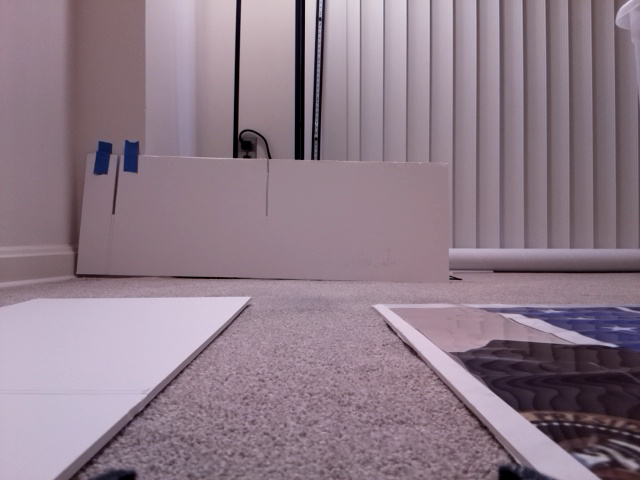
#> input picture final_challenge/cone.jpg, 640 x 480 px
$ python cone.py
#> lines starting #> are read from the running program, lines starting #| are printed output that depends on the picture; after the words box and inside, x2 and y2 are one past the last pixel; in counts of white or black regions, pixels touching at a corner belong together
import cv2
import numpy as np

# Load the image
image = cv2.imread("cone.jpg")
#> image is the input picture: shape (480, 640, 3); mean B, G, R 136.5, 123.8, 142.4
hsv = cv2.cvtColor(image, cv2.COLOR_BGR2HSV)
#> hsv: shape (480, 640, 3); mean H, S, V 158.4, 40.6, 143.9

# Threshold to isolate white objects using HSV range
lower_white = np.array([0, 0, 184])
upper_white = np.array([255, 255, 255])
mask = cv2.inRange(hsv, lower_white, upper_white)
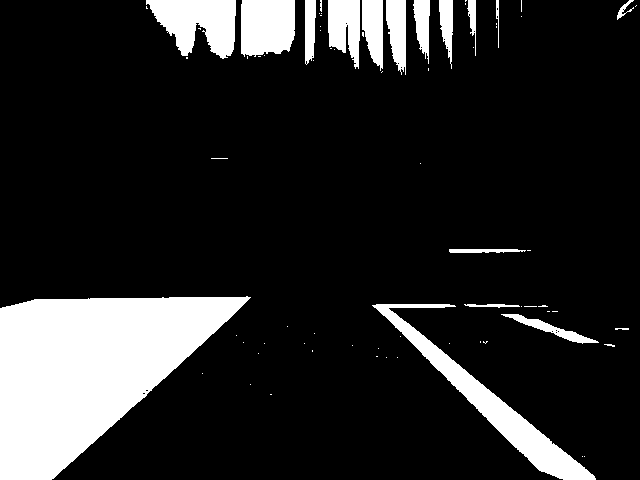
#> mask: shape (480, 640); 15.4% white; 74 white regions (56 under 20 px), largest, box (x1, y1, x2, y2) and area: (0, 296, 251, 480) 27589, (372, 304, 596, 480) 5782, (146, 0, 236, 59) 3500

# Invert mask to isolate dark (non-white) gap
gap_mask = cv2.bitwise_not(mask)

# Find edges in the gap area
edges = cv2.Canny(gap_mask, 50, 150)
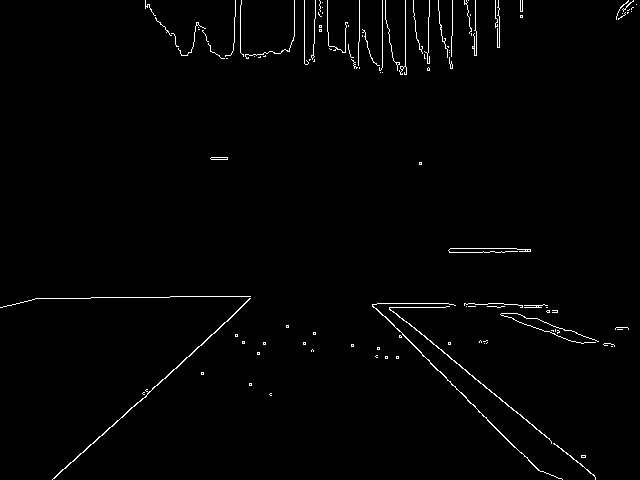
#> edges: shape (480, 640); 1.3% white in thin lines or dots

# Hough Line Transform to detect lines
lines = cv2.HoughLinesP(edges, 1, np.pi / 180, threshold=100, minLineLength=160, maxLineGap=10)
#> lines = [[52, 479, 214, 333], [382, 303, 549, 438], [372, 304, 538, 470], [56, 475, 236, 312]]

# Draw and extract line equations
if lines is not None:
    for line in lines:
        x1, y1, x2, y2 = line[0]
        cv2.line(image, (x1, y1), (x2, y2), (0, 0, 255), 2)

        # Calculate line equation: y = mx + b
        if x2 != x1:
            m = (y2 - y1) / (x2 - x1)
            b = y1 - m * x1
            print(f"Line equation: y = {m:.2f}x + {b:.2f}")
        else:
            print(f"Vertical line at x = {x1}")
        cv2.imshow("Detected Gap Lines", image)
        cv2.waitKey(0)
#> this loop made 4 passes
#> (x1, y1, x2, y2, m, b) on passes 1 to 4: (52, 479, 214, 333, -0.901, 525.9), (382, 303, 549, 438, 0.808, -5.8), (372, 304, 538, 470, 1, -68), (56, 475, 236, 312, -0.906, 525.7)
#| Line equation: y = -0.90x + 525.86
#| Line equation: y = 0.81x + -5.80
#| Line equation: y = 1.00x + -68.00
#| Line equation: y = -0.91x + 525.71
#> pass 1, `cv2.imshow("Detected Gap Lines", image)`:
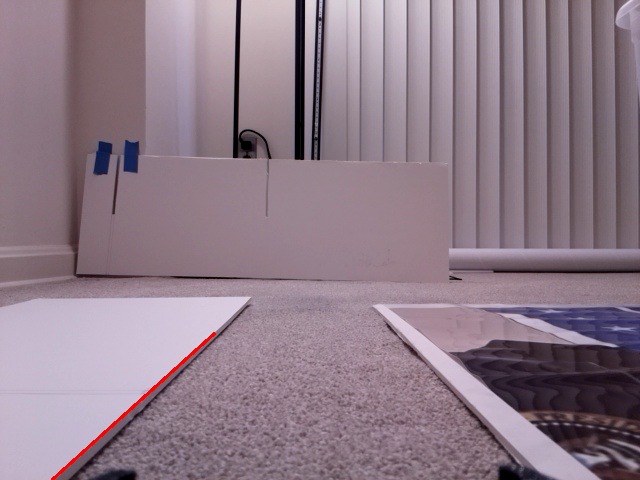
#> window 'Detected Gap Lines': shape (480, 640, 3); mean B, G, R 136.1, 123.5, 142.6
#> pass 2, `cv2.imshow("Detected Gap Lines", image)`:
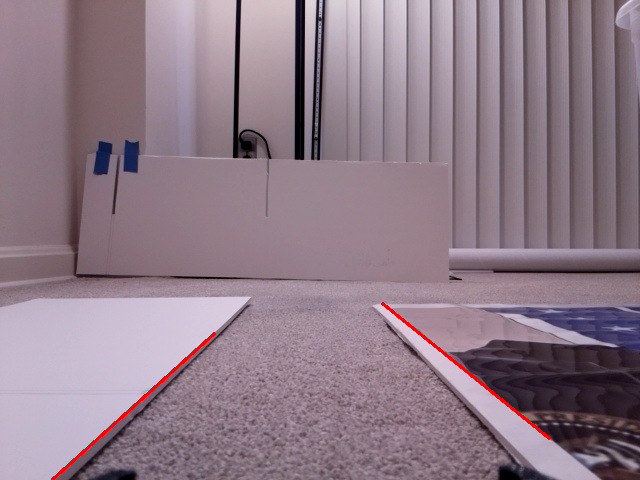
#> window 'Detected Gap Lines': shape (480, 640, 3); mean B, G, R 135.7, 123.1, 142.8
#> after the loop:
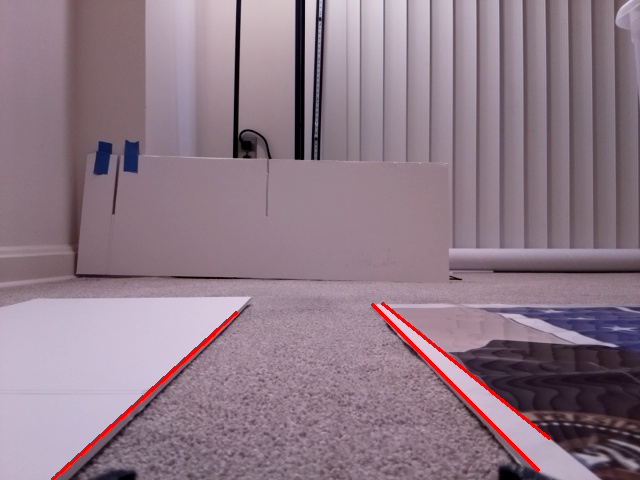
#> image: shape (480, 640, 3); 0.8% of pixels changed, all inside (x1, y1, x2, y2) = (51, 302, 551, 480)

# Show results

cv2.destroyAllWindows()
